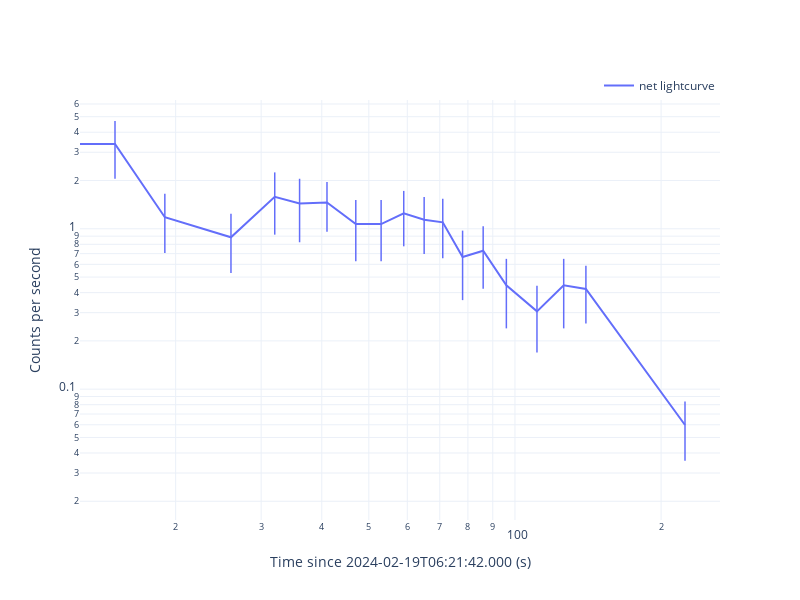

Here is the notebook cell this chart was saved with:
### Code cell
wxt_event.extract_rebin_curve(min_evt=5, savepath='./curve', loglog=True, show=True)

### Figure 1 — Plotly figure (JSON) as saved in the notebook; plotly's stock layout.template omitted (floating-point values rounded to 4 significant figures)
{"data": [{"error_y": {"array": [0.01711, 1.325, 0.4736, 0.3552, 0.6641, 0.6134, 0.5006, 0.4425, 0.4425, 0.4726, 0.4414, 0.4421, 0.3076, 0.3065, 0.2051, 0.1366, 0.2051, 0.1656, 0.02402], "thickness": 1.5, "type": "data", "width": 0}, "marker": {"size": 0, "symbol": "cross-thin"}, "mode": "lines+markers", "name": "net lightcurve", "showlegend": true, "type": "scatter", "x": [-93, 15, 19, 26, 32, 36, 41, 47, 53, 59, 65, 71, 78, 86, 96, 111, 126, 140, 224], "y": [0.03777, 3.375, 1.181, 0.8854, 1.583, 1.438, 1.458, 1.069, 1.069, 1.25, 1.139, 1.097, 0.6667, 0.7292, 0.4444, 0.3056, 0.4444, 0.4219, 0.05976]}], "layout": {"height": 600, "legend": {"x": 1, "xanchor": "right", "y": 1, "yanchor": "bottom"}, "width": 800, "xaxis": {"title": {"text": "Time since 2024-02-19T06:21:42.000 (s)"}, "type": "log"}, "yaxis": {"title": {"text": "Counts per second"}, "type": "log"}}}
